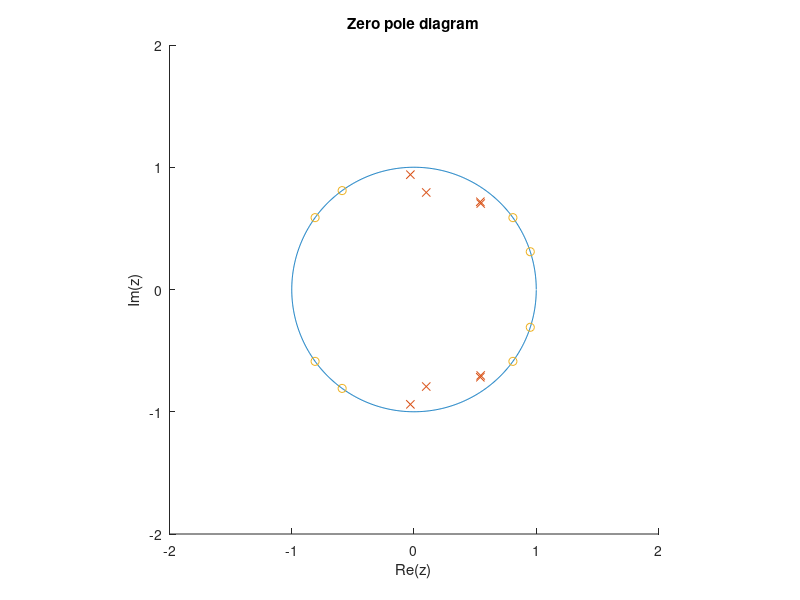
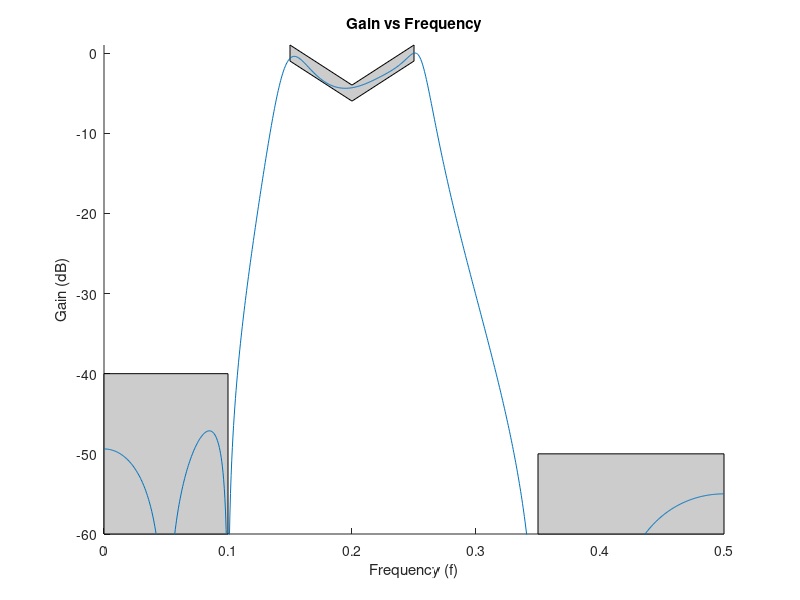

Here is the MATLAB script that generated these plots, in order:
% Task 2
% Tyler Aubin, Aidan Greenlee, Caleb Jewell, Sam King

% Set N value (Arbitrary, Higher n = more accurate filter)
N = 1001;
w = 2 * pi * (0:N-1)/N;

% z = e^jomega
z = exp(1i * w);

% Number of poles = number of zeros
% filter f below 0.1 and above 0.35

poles = [
    0.9 * exp(1i * 2 * pi * 0.147 * [-1, 1]),...
    0.94 * exp(1i* 2 * pi * 0.255 * [-1,1]),...
    0.8 * exp(1i*2*pi*0.23 * [-1,1]),...
    0.89 * exp(1i*2*pi*0.145 * [-1,1])        
];

zeros = [
        1 * exp(1i* 2 * pi * 0.1 * [-1,1]),...
        1 * exp(1i* 2 * pi * 0.35 * [-1,1]),...
        1 * exp(1i* 2 * pi * 0.4 * [-1,1]),...
        1 * exp(1i* 2 * pi * 0.05 * [-1,1])
        
];



zeros = zeros';
poles = poles';
% Plot the pole-zero diagram
figure(1);
hold on;
plot(z)
plot(real(poles), imag(poles), 'x')
plot(real(zeros), imag(zeros), 'o')
title('Zero pole diagram')

% Help make it a bit more readable
axis square;
axis([-2 2 -2 2])
xlabel('Re(z)')
ylabel('Im(z)')

hold off;

% Find the gain of the filter.

% First get numerator and denominator in polynomial form (for
% simplification)
den = poly(poles);
num = poly(zeros);

f = linspace(0, 0.5, N);
w = 2 * pi * f;
z = exp(1i * w);

% H_z = |num / den| for gain
H_z = abs(polyval(num, z) ./ polyval(den, z));


H_z_DC = (1 / max(H_z)) .* H_z;

% With the coefficients from num and den
% plot in dB

H_z_DB = 20 * log10(H_z_DC);

figure(2);
hold on;

% Constrained frequencies
f_low = 0.1;
f_high = 0.35;

% Cutoffs
f_c1 = 0.15;
f_c2 = 0.25;

% Now patch everything (These are the 3 shapes seen in the figure from lab
% handout)
patch([0 f_low f_low 0], [-60, -60, -40, -40], 0.8 * [1, 1, 1]);
patch([f_high .5 .5 f_high], [-60, -60, -50, -50], 0.8*[1, 1, 1]);
patch([f_c1 .2 f_c2 f_c2 .2 f_c1], [-1, -6, -1, 1, -4, 1], 0.8 * [1, 1, 1]);
% And plot the filter
% disp(H_z_DB);
plot(f, H_z_DB);
% hold on;
title('Gain vs Frequency');
xlabel('Frequency (f)')
ylabel('Gain (dB)')
ylim([-60,inf])
hold off;